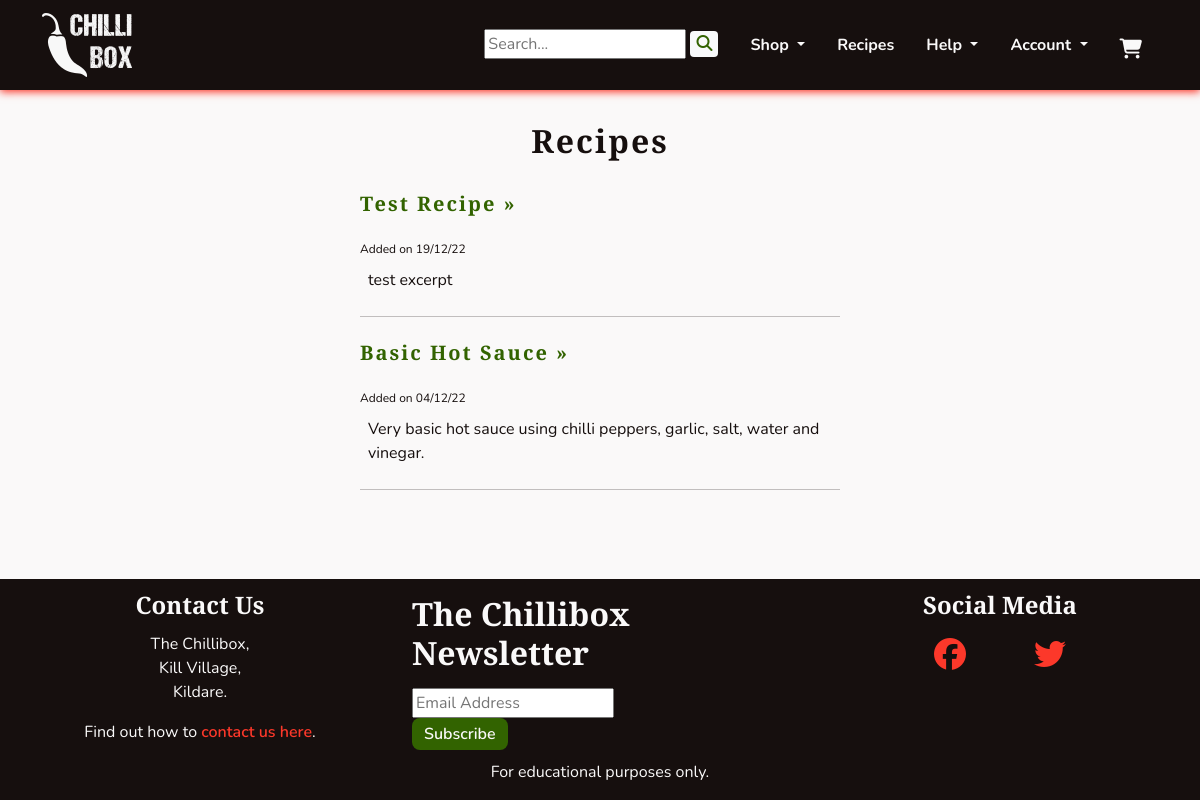
The app's page /recipes/ with its own data.
### recipes/models.py (models this page shows, shortened)
class Recipe(models.Model):
    user = models.ForeignKey(User, on_delete=models.SET_NULL, null=True,
                             blank=True)
    title = models.CharField(max_length=140)
    slug = models.SlugField(max_length=40, unique=True)
    image = models.ImageField(upload_to='recipes/', null=True, blank=True,
                              help_text='Optionally upload an image')
    intro = models.TextField(help_text='Short introduction of the recipe. If \
                             using user submitted recipe, please remember to \
                             credit the user.')
    ingredients = models.TextField(help_text='Place ingredients in \
                                   &lt;li&gt;&lt;/li&gt; tags')
    directions = models.TextField(help_text='Place directions in \
                                  &lt;li&gt;&lt;/li&gt; tags')
    outro = models.TextField(null=True, blank=True, help_text='Optional. A \
                             short outro for the recipe.')
    excerpt = models.TextField(help_text='Summary to display on recipe list.')
    created = models.DateTimeField(auto_now_add=True)
    updated = models.DateTimeField(auto_now=True)
    published = models.BooleanField(default=False)
    def __str__(self):
        return self.title

### recipes/views.py (the view)
# urls.py: path('recipes/', views.RecipeList.as_view(), name='recipes'),
class RecipeList(generic.ListView):
    model = Recipe
    template_name = 'recipes/recipes.html'
    paginate_by = 10
    def get_queryset(self):
        queryset = Recipe.objects.filter(published=True).order_by('-created')
        return queryset

### recipes/templates/recipes/recipes.html (shortened to what this page needs)
{% extends 'base.html' %}
{% load static %}
{% block content %}
<section class="container-fluid">
    <div class="col-12">
        <h2 class="headings text-center">Recipes</h2>
        <div class="col-10 mx-auto">
            {% for recipe in recipe_list %}
            <div class="col-md-6 my-4 mx-auto">
                <h2 class="headings big"><a class="chilli-link" href="{% url 'recipes:recipe' recipe.slug %}">{{ recipe }} &raquo;</a></h2>
                <div>
                    <span class="small">Added on {{ recipe.created|date:'d/m/y' }}</span>
                    <p class="p-2">{{ recipe.excerpt }}</p>
                </div>
                <hr>
            </div>
            {% empty %}
            <p>There aren't any recipes yet!</p>
            {% endfor %}
        </div>
    </div>
</section>
{% endblock content %}

### static/css/style.css (style rules this page uses)
:root { --site-white: #faf9f9; --site-black: #160f0e; --site-grey: #6b6363; --site-red: #fc382a; --site-dark-red:#bd0000; --site-green: #568729; --site-dark-green: #326300; --site-text-bg: rgba(49, 99, 0, 0.2); --site-car-bg: rgba(245, 241, 238, 0.61); }
html { height: 100%; }
section { max-width: 2550px; }
body { font-family: "Nunito", sans-serif; color: var(--site-black); font-size: 1rem; background: var(--site-white); }
h1, h2, h3, h4 { font-family: "Merriweather Sans", "Nunito", sans-serif; font-weight: 900; margin-top: 0.5em; margin-bottom: 0.5em; }
.headings { font-size: 2rem; letter-spacing: 2px; margin: 1em 0; }
.big { font-size: 1.25rem; }
.small { font-size: 0.75em; }
a { text-decoration: none; }
.chilli-link { font-weight: 600; color: var(--site-dark-green); transition: all 0.2s linear; }

### records on screen
Recipe: title "Test Recipe", created "19/12/22", excerpt "test excerpt"
Recipe: title "Basic Hot Sauce", created "04/12/22", excerpt "Very basic hot sauce using chilli peppers, garlic, salt, water and vinegar."
